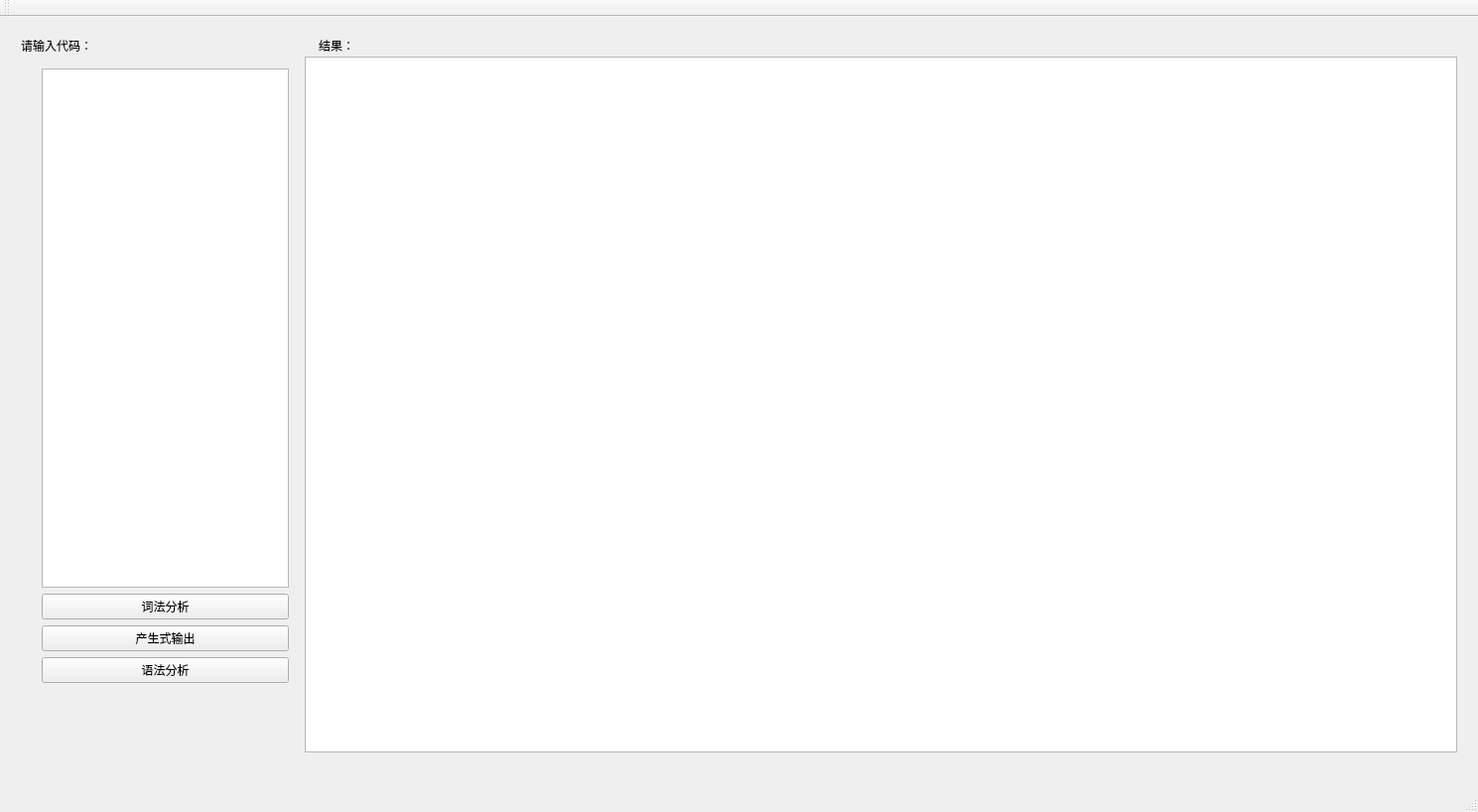
<?xml version="1.0" encoding="UTF-8"?>
<ui version="4.0">
 <class>MainWindow</class>
 <widget class="QMainWindow" name="MainWindow">
  <property name="geometry">
   <rect>
    <x>0</x>
    <y>0</y>
    <width>1489</width>
    <height>818</height>
   </rect>
  </property>
  <property name="windowTitle">
   <string>MainWindow</string>
  </property>
  <widget class="QWidget" name="centralWidget">
   <layout class="QHBoxLayout" name="horizontalLayout_3">
    <item>
     <widget class="QWidget" name="widget" native="true">
      <widget class="QTextBrowser" name="textBrowser">
       <property name="geometry">
        <rect>
         <x>296</x>
         <y>29</y>
         <width>1161</width>
         <height>701</height>
        </rect>
       </property>
       <property name="minimumSize">
        <size>
         <width>252</width>
         <height>0</height>
        </size>
       </property>
       <property name="html">
        <string>&lt;!DOCTYPE HTML PUBLIC &quot;-//W3C//DTD HTML 4.0//EN&quot; &quot;http://www.w3.org/TR/REC-html40/strict.dtd&quot;&gt;
&lt;html&gt;&lt;head&gt;&lt;meta name=&quot;qrichtext&quot; content=&quot;1&quot; /&gt;&lt;style type=&quot;text/css&quot;&gt;
p, li { white-space: pre-wrap; }
&lt;/style&gt;&lt;/head&gt;&lt;body style=&quot; font-family:'SimSun'; font-size:9pt; font-weight:400; font-style:normal;&quot;&gt;
&lt;p style=&quot;-qt-paragraph-type:empty; margin-top:0px; margin-bottom:0px; margin-left:0px; margin-right:0px; -qt-block-indent:0; text-indent:0px; font-family:'SimSun';&quot;&gt;&lt;br /&gt;&lt;/p&gt;&lt;/body&gt;&lt;/html&gt;</string>
       </property>
      </widget>
      <widget class="QWidget" name="widget_2" native="true">
       <property name="geometry">
        <rect>
         <x>20</x>
         <y>30</y>
         <width>271</width>
         <height>641</height>
        </rect>
       </property>
       <layout class="QVBoxLayout" name="verticalLayout">
        <item>
         <widget class="QPlainTextEdit" name="plainTextEdit"/>
        </item>
        <item>
         <widget class="QPushButton" name="pushButton_3">
          <property name="text">
           <string>词法分析</string>
          </property>
         </widget>
        </item>
        <item>
         <widget class="QPushButton" name="pushButton">
          <property name="text">
           <string>产生式输出</string>
          </property>
         </widget>
        </item>
        <item>
         <widget class="QPushButton" name="pushButton_2">
          <property name="text">
           <string>语法分析</string>
          </property>
         </widget>
        </item>
       </layout>
      </widget>
      <widget class="QLabel" name="label_2">
       <property name="geometry">
        <rect>
         <x>310</x>
         <y>10</y>
         <width>68</width>
         <height>15</height>
        </rect>
       </property>
       <property name="text">
        <string>结果：</string>
       </property>
      </widget>
      <widget class="QLabel" name="label">
       <property name="geometry">
        <rect>
         <x>10</x>
         <y>10</y>
         <width>90</width>
         <height>16</height>
        </rect>
       </property>
       <property name="text">
        <string>请输入代码：</string>
       </property>
      </widget>
     </widget>
    </item>
   </layout>
  </widget>
  <widget class="QMenuBar" name="menuBar">
   <property name="geometry">
    <rect>
     <x>0</x>
     <y>0</y>
     <width>1489</width>
     <height>26</height>
    </rect>
   </property>
  </widget>
  <widget class="QToolBar" name="mainToolBar">
   <attribute name="toolBarArea">
    <enum>TopToolBarArea</enum>
   </attribute>
   <attribute name="toolBarBreak">
    <bool>false</bool>
   </attribute>
  </widget>
  <widget class="QStatusBar" name="statusBar"/>
 </widget>
 <layoutdefault spacing="6" margin="11"/>
 <resources/>
 <connections/>
</ui>
